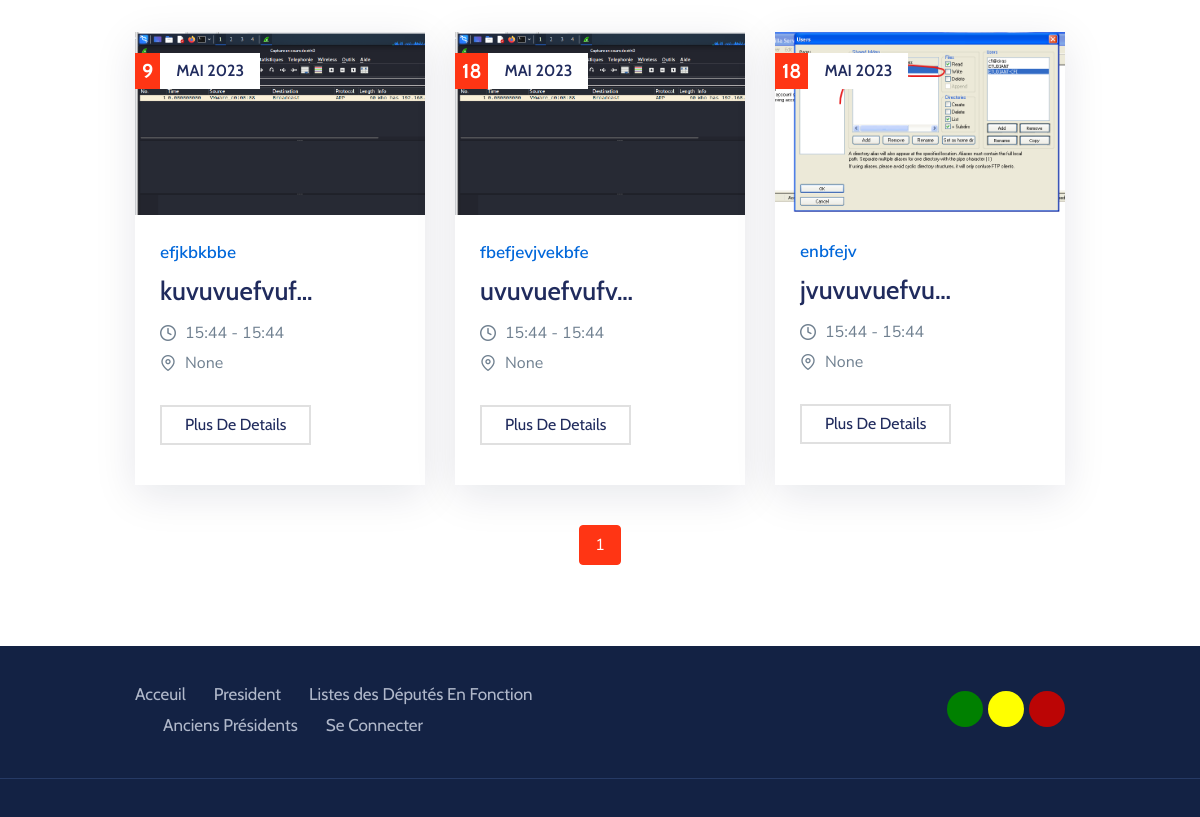
Before: /Evenement_H/ (middle part) with the older database file.
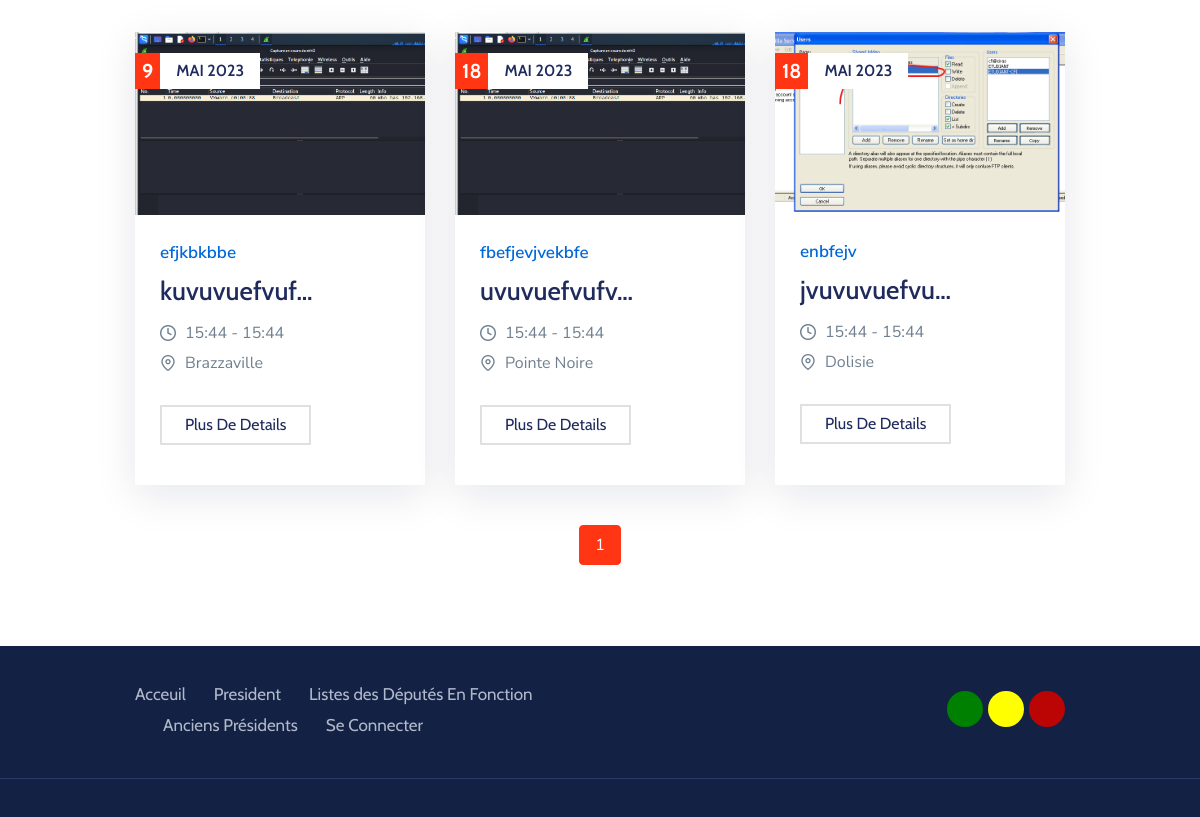
After: the same page with the newer database file.
### web/models.py (models this page shows, shortened)
class EvenementHemicycle(models.Model):
    nom = models.CharField(max_length=255)
    content = HTMLField()
    image = models.ImageField(upload_to="EvenemenetsHemicycle/images/")
    date = models.DateField()
    heureDebut = models.TimeField()
    heureFin = models.TimeField()
    lieu = models.CharField(max_length=50, null=True, blank=True)

### web/views.py (the view)
# urls.py: path('Evenement_H/', views.Evenement_H, name='Evenement_H'),
def Evenement_H(request):
    events = EvenementHemicycle.objects.all()
    paginator = Paginator(events, per_page=6)
    page = request.GET.get("page")
    evenements = None
    try:
        evenements = paginator.get_page(page)
    except PageNotAnInteger:
        evenements = paginator.get_page(1)
    except EmptyPage:
        evenements = paginator.get_page(paginator.num_pages)
    context = {'evenements':evenements, 'events':events}
    return render(request,'web/Evenement_a_lhemicycle.html', context)

### web/templates/web/Evenement_a_lhemicycle.html (shortened to what this page needs)
{% extends 'web/base.html' %}
{% block content %}
<main>
    <section class="ItemfullBlock pt-7 pb-7 pt-md-10 pb-md-9 pt-lg-14 pb-lg-13 pt-xl-22 pb-xl-19">
        <div class="container">
            <div class="row justify-content-center pt-8 pt-lg-11 pt-xl-14">
                {% for evenement in events %}
                <div class="col-12 col-md-6 col-lg-4 d-flex">
                    <article class="ueEveColumn position-relative shadow bg-white mb-6 mb-xl-12 w-100">
                        <div class="imgHolder position-relative">
                            <a href="javascript:void(0);">
                                <img src="{{evenement.image.url}}" class="img-fluid d-block w-100" alt="image {{evenement.nom}}">
                            </a>
                            <time class="ueTimeTag position-absolute text-center d-flex bg-white fontAlter fwSemiBold text-lDark text-uppercase" datetime="2011-01-12">
                                <span class="d-block text-white textDay flex-shrink-0 font-weight-bold">{{evenement.date|date:"j"}}</span>
                                <span class="d-block py-2 px-3">{{evenement.date|date:"F Y"}}</span>
                            </time>
                        </div>
                        <div class="ueDescriptionWrap pt-5 pb-8 px-5">
                            <strong class="d-block ueCatTitle fwSemiBold text-secondary mb-2">{{evenement.nom}}</strong>
                            <h3 class="h3Small fwMedium mb-3">
                                <a href="eventSingle.html">{{evenement.content|safe|truncatechars:15}}</a>
                            </h3>
                            <address>
                                <ul class="list-unstyled ueScheduleList">
                                    <li>
                                        <i class="icomoon-clock icn position-absolute"><span class="sr-only">icon</span></i>
                                        {{evenement.heureDebut}} - {{evenement.heureFin}}
                                    </li>
                                    <li>
                                        <i class="icomoon-location icn position-absolute"><span class="sr-only">icon</span></i>
                                        {{evenement.lieu}}
                                    </li>
                                </ul>
                            </address>
                            <a href="{% url 'web:Evenement_detail' evenement.pk %}" class="btn btnCustomLightOutline bdrWidthAlter btn-sm text-capitalize position-relative border-0 p-0 mt-3 align-top" data-hover="More Details">
                                <span class="d-block btnText">Plus de details</span>
                            </a>
                        </div>
                    </article>
                </div>
                {% empty %}
                <h3 style="text-align: center;margin-top: 30px;">Pas d'évènements trouvés</h3>
                {% endfor %}
            </div>
            <nav aria-label="Page navigation">
                <ul class="pagination justify-content-center pt-2">
                    {% for page in evenements.paginator.page_range %}
                        {% if page == evenements.number %}
                        <li class="page-item active" aria-current="page">
                            <a class="page-link" href="?page={{ page }}">{{ page }}<span class="sr-only">(current)</span></a>
                        </li>
                        {% else %}
                        <li class="page-item">
                            <a class="page-link" href="?page={{ page }}">{{ page }}</a>
                        </li>
                        {% endif %}
                    {% endfor %}
                </ul>
            </nav>
        </div>
    </section>
</main>
{% endblock content %}

Changed rows visible on the page:
changed EvenementHemicycle "efjkbkbbe": lieu "None" → "Brazzaville"
changed EvenementHemicycle "fbefjevjvekbfe": lieu "None" → "Pointe Noire"
changed EvenementHemicycle "enbfejv": lieu "None" → "Dolisie"
